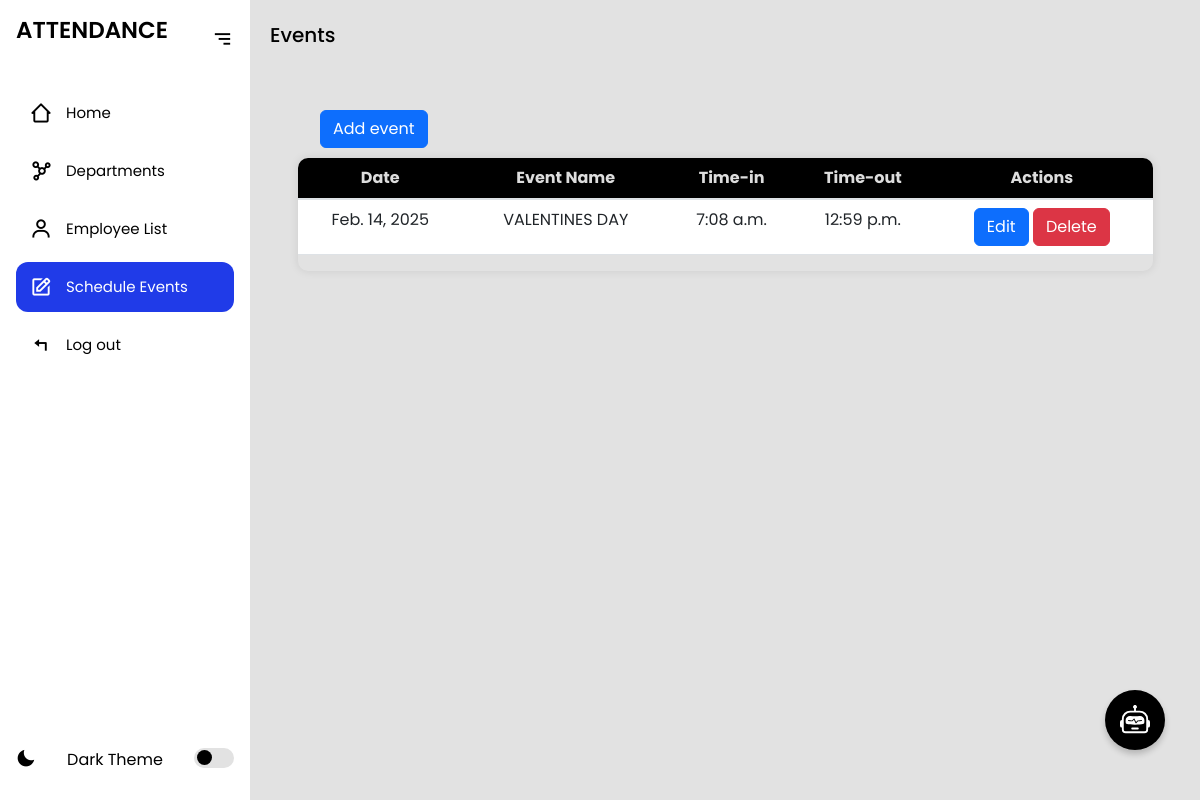
/schedules/, run on an earlier commit of the app's database.
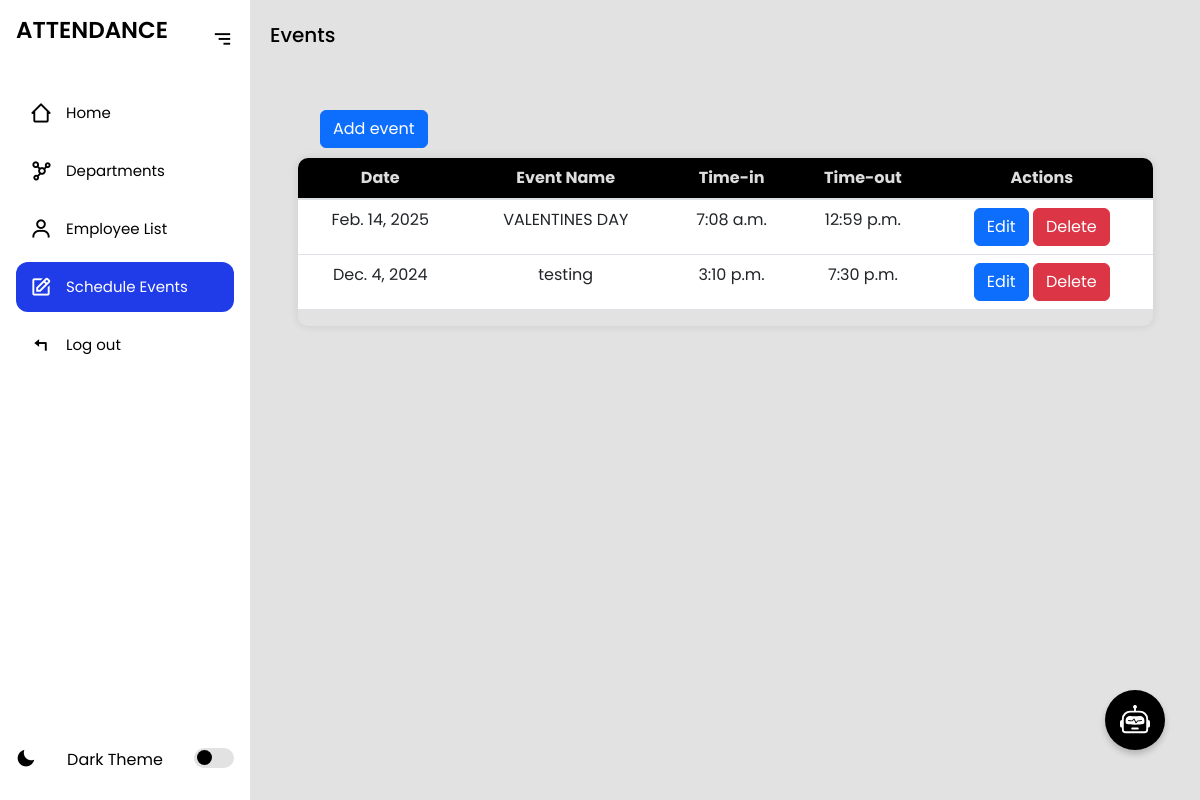
And on a later commit of the database.
### myapp/models.py (models this page shows, shortened)
class CustomSchedule(models.Model):
    date = models.DateField(unique=True)
    time_in = models.TimeField()
    time_out = models.TimeField()
    reason = models.TextField(blank=True)

### myapp/views.py (the view, shortened to what this page needs)
# urls.py: path('schedules/', views.schedule_list, name='schedule_list'),
def schedule_list(request):
    schedules = CustomSchedule.objects.all()
    alert_message = None
    alert_icon = None
    return render(request, 'schedule_list.html', {
        'schedules': schedules,
        'alert_message': alert_message,
        'alert_icon': alert_icon
    })

### myapp/templates/schedule_list.html (shortened to what this page needs)
{% extends 'index.html' %}
{% block content %}
<section class="home">
    <p>Events</p>
    <div class='add-emp'
    style="
        display: flex;
        align-items: center;
        justify-content: start;
        margin-left: 70px;
        margin-top: 40px;
        ">
    <button title="Add new employee" type="button"
    class="btn btn-primary"
    data-bs-toggle="modal"
    data-bs-target="#addCustomModal"
    >Add event
    </button>
    </div>
<div class="table-container">
    <table class="table">
        <thead>
            <tr>
                <th scope="col">Date</th>
                <th scope="col">Event Name</th>
                <th scope="col">Time-in</th>
                <th scope="col">Time-out</th>
                <th scope="col">Actions</th>
            </tr>
        </thead>
        <tbody>
            {% for schedule in schedules %}
            <tr>
                <td>{{ schedule.date }}</td>
                <td>{{ schedule.reason|default:"N/A" }}</td>
                <td>{{ schedule.time_in }}</td>
                <td>{{ schedule.time_out }}</td>
                 <td>
                        <button type="button" class="btn btn-primary" data-bs-toggle="modal" data-bs-target="#editModal-{{ schedule.id }}">
                            Edit
                        </button>
                        <button type="button" class="btn btn-danger" data-bs-toggle="modal" data-bs-target="#deleteModal-{{ schedule.id }}">
                            Delete
                        </button>
                    </div>
                </td>
            </tr>
            {% empty %}
            <tr>
                <td colspan="5">No schedules available.</td>
            </tr>
            {% endfor %}
</section>
{% endblock %}

What changed in the data, as far as the page shows it:
added CustomSchedule: date "Dec. 4, 2024", reason "testing", time_in "3:10 p.m.", time_out "7:30 p.m."
